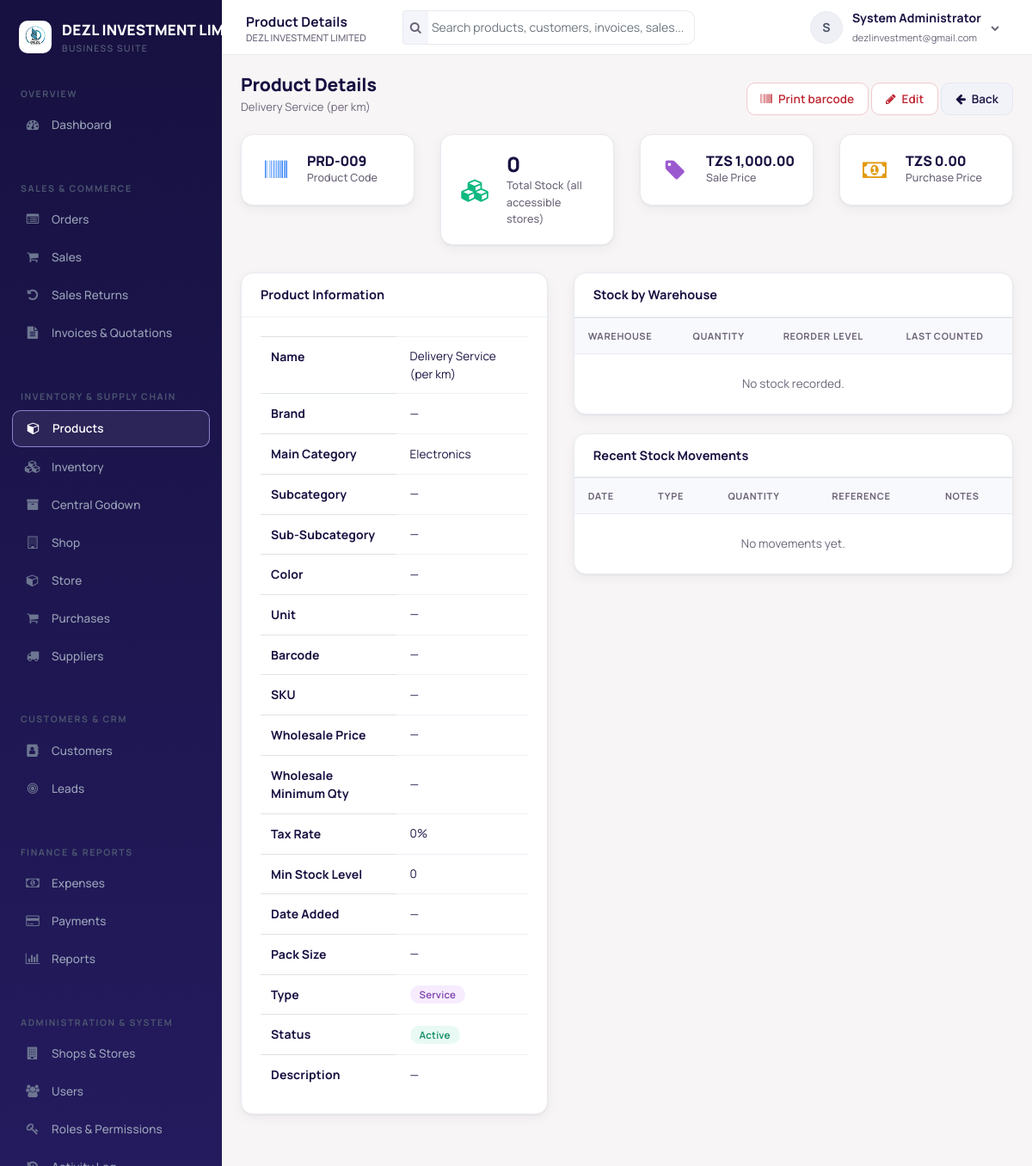
The page /product-view.php?id=9 (signed in) on the database as committed earlier.
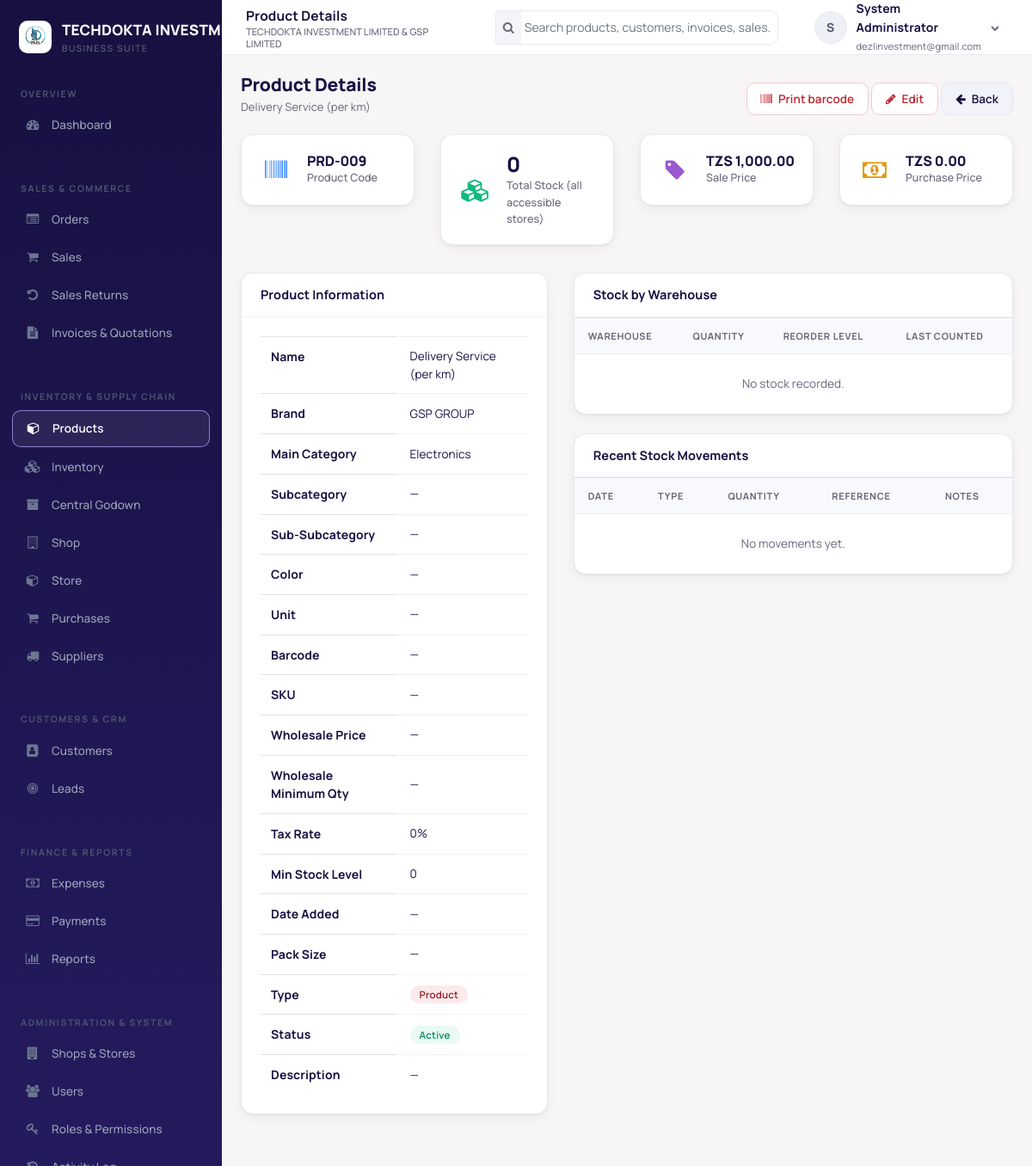
The same page on the database as committed later.
### tables this page shows
CREATE TABLE `users` (
  `user_id` int(10) UNSIGNED NOT NULL,
  `tenant_id` int(10) UNSIGNED NOT NULL,
  `username` varchar(100) NOT NULL,
  `email` varchar(191) NOT NULL,
  `password_hash` varchar(255) NOT NULL,
  `first_name` varchar(100) NOT NULL,
  `last_name` varchar(100) NOT NULL,
  `phone` varchar(50) DEFAULT NULL,
  `is_active` tinyint(1) NOT NULL DEFAULT 1,
  `last_login` datetime DEFAULT NULL,
  `created_at` timestamp NOT NULL DEFAULT current_timestamp()
);

CREATE TABLE `products` (
  `product_id` int(10) UNSIGNED NOT NULL,
  `tenant_id` int(10) UNSIGNED NOT NULL,
  `category_id` int(10) UNSIGNED DEFAULT NULL,
  `code` varchar(100) NOT NULL,
  `name` varchar(191) NOT NULL,
  `description` text DEFAULT NULL,
  `barcode` varchar(100) DEFAULT NULL,
  `sku` varchar(100) DEFAULT NULL,
  `brand` varchar(100) DEFAULT NULL,
  `unit_id` int(10) UNSIGNED DEFAULT NULL,
  `purchase_price` decimal(12,2) NOT NULL DEFAULT 0.00,
  `sale_price` decimal(12,2) NOT NULL DEFAULT 0.00,
  `tax_rate` decimal(5,2) NOT NULL DEFAULT 0.00,
  `min_stock_level` decimal(12,2) NOT NULL DEFAULT 0.00,
  `date_added` date DEFAULT NULL,
  `is_active` tinyint(1) NOT NULL DEFAULT 1,
  `is_service` tinyint(1) NOT NULL DEFAULT 0,
  `variant_size` varchar(50) DEFAULT NULL,
  `variant_color` varchar(50) DEFAULT NULL,
  `image` varchar(255) DEFAULT NULL,
  `created_by` int(10) UNSIGNED DEFAULT NULL,
  `created_at` timestamp NOT NULL DEFAULT current_timestamp()
);

CREATE TABLE `tenants` (
  `tenant_id` int(10) UNSIGNED NOT NULL,
  `name` varchar(191) NOT NULL,
  `email` varchar(191) DEFAULT NULL,
  `phone` varchar(50) DEFAULT NULL,
  `address` text DEFAULT NULL,
  `currency_code` varchar(10) NOT NULL DEFAULT 'TZS',
  `created_at` timestamp NOT NULL DEFAULT current_timestamp()
);

### helpers.php (called while the page is built, shortened)
<?php
function e($value) {
    return htmlspecialchars((string)$value, ENT_QUOTES, 'UTF-8');
}
function money($amount, $currency = 'TZS') {
    return $currency . ' ' . number_format((float)$amount, 2);
}
function tenant_currency() {
    global $conn, $current_user;
    $currency = 'TZS';
    if (isset($current_user->tenant_id)) {
        $stmt = $conn->prepare("SELECT currency_code FROM tenants WHERE tenant_id = ?");
        $stmt->bind_param('i', $current_user->tenant_id);
        $stmt->execute();
        $result = $stmt->get_result();
        $row = $result->fetch_assoc();
        if ($row) $currency = $row['currency_code'];
    }
    return $currency;
}
function system_title($tenant_id = null) {
    global $current_user;
    static $titles = [];
    if ($tenant_id === null) {
        if (isset($current_user->tenant_id)) {
            $tenant_id = (int)$current_user->tenant_id;
        } elseif (!empty($_SESSION['tenant_id'])) {
            $tenant_id = (int)$_SESSION['tenant_id'];
        }
    }
    $cache_key = $tenant_id !== null ? (int)$tenant_id : 0;
    if (array_key_exists($cache_key, $titles)) return $titles[$cache_key];
    if ($cache_key > 0) {
        $row = fetch_one("SELECT company_name FROM system_settings WHERE tenant_id = ? LIMIT 1", $cache_key);
    }
    $title = trim((string)($row['company_name'] ?? ''));
    $titles[$cache_key] = $title;
    return $title;
}
function system_logo_path($tenant_id = null) {
    global $current_user;
    if ($tenant_id === null) {
        if (isset($current_user->tenant_id)) {
            $tenant_id = (int)$current_user->tenant_id;
        } elseif (!empty($_SESSION['tenant_id'])) {
            $tenant_id = (int)$_SESSION['tenant_id'];
        }
    }
    $cache_key = $tenant_id !== null ? (int)$tenant_id : 0;
    $candidates = [];
    if ($cache_key > 0) {
        $row = fetch_one("SELECT logo_path FROM system_settings WHERE tenant_id = ? LIMIT 1", $cache_key);
        if ($row && !empty($row['logo_path'])) $candidates[] = (string)$row['logo_path'];
    }
    $candidates[] = 'assets/images/logo.png';
    $logo = '';
    foreach ($candidates as $candidate) {
        $candidate = str_replace('\\', '/', trim($candidate));
        if (file_exists(__DIR__ . '/' . ltrim($candidate, '/'))) {
            $logo = ltrim($candidate, '/');
            break;
        }
    }
    return $logo;
}
function fetch_one($sql, ...$params) {
    global $conn;
    $stmt = $conn->prepare($sql);
    if ($params) {
        $types = '';
        foreach ($params as $p) {
            $types .= is_int($p) ? 'i' : (is_float($p) ? 'd' : 's');
        }
        $stmt->bind_param($types, ...$params);
    }
    $stmt->execute();
    $row = $stmt->get_result()->fetch_assoc();
    return $row;
}

### User.php (called while the page is built, shortened)
<?php
class User
{
    public $user_id;
    public $tenant_id;
    public $first_name;
    public $last_name;
    public static function getUserById($userId)
    {
        global $conn;
        $stmt = $conn->prepare("SELECT * FROM users WHERE user_id = ? LIMIT 1");
        $stmt->bind_param('i', $userId);
        $stmt->execute();
        $row = $stmt->get_result()->fetch_assoc();
        $user = new self();
        foreach ($row as $key => $value) {
            if (property_exists($user, $key)) $user->$key = $value;
        }
        $user->loadRoles();
        return $user;
    }
    private function loadRoles()
    {
        global $conn;
        $stmt = $conn->prepare(
            "SELECT r.role_id, r.name FROM user_roles ur
             JOIN roles r ON r.role_id = ur.role_id
             WHERE ur.user_id = ? AND ur.tenant_id = ?"
        );
        $stmt->bind_param('ii', $this->user_id, $this->tenant_id);
        $stmt->execute();
        $result = $stmt->get_result();
        while ($row = $result->fetch_assoc()) {
            $this->roles[] = $row['name'];
        }
    }
    public function fullName()
    {
        return trim($this->first_name . ' ' . $this->last_name);
    }
}

### auth_check.php (called while the page is built, shortened)
<?php
$current_user = User::getUserById((int)$_SESSION['user_id']);

### product-view.php (the view, shortened to what the changed rows need)
<?php
require_once 'header.php';
require_once 'auth_check.php';
$page_title = 'Product Details';
$id = (int)($_GET['id'] ?? 0);
$product = fetch_one(
    "SELECT p.*, c.name category_name, u.name unit_name
     FROM products p
     LEFT JOIN product_categories c ON c.category_id = p.category_id
     LEFT JOIN units_of_measurement u ON u.unit_id = p.unit_id
     WHERE p.product_id = ? AND p.tenant_id = ?",
    $id, $current_user->tenant_id
);
require_once 'navbar.php';
require_once 'sidebar.php';
$cur = tenant_currency();
$chain = category_chain($product['category_id']);
?>
<div class="page-head">
    <div>
        <h1 class="page-title">Product Details</h1>
        <div class="page-sub"><?php echo e($product['name']); ?></div>
    </div>
</div>
<div class="row mb-3">
    <div class="col-md-6 col-xl-3 mb-3"><div class="widget"><div class="widget-icon wi-blue"><i class="fa fa-barcode"></i></div><div class="widget-info"><div class="widget-value" style="font-size:16px;"><?php echo e($product['code']); ?></div><div class="widget-label">Product Code</div></div></div></div>
    <div class="col-md-6 col-xl-3 mb-3"><div class="widget"><div class="widget-icon wi-purple"><i class="fa fa-tag"></i></div><div class="widget-info"><div class="widget-value" style="font-size:16px;"><?php echo e(money($product['sale_price'], $cur)); ?></div><div class="widget-label">Sale Price</div></div></div></div>
    <div class="col-md-6 col-xl-3 mb-3"><div class="widget"><div class="widget-icon wi-amber"><i class="fa fa-money"></i></div><div class="widget-info"><div class="widget-value" style="font-size:16px;"><?php echo e(money($product['purchase_price'], $cur)); ?></div><div class="widget-label">Purchase Price</div></div></div></div>
</div>
<div class="row">
    <div class="col-lg-5 mb-3">
        <div class="card">
            <div class="card-body">
                <table class="table">
                    <tbody>
                        <tr><th>Name</th><td><?php echo e($product['name']); ?></td></tr>
                        <tr><th>Brand</th><td><?php echo e($product['brand'] ?: '—'); ?></td></tr>
                        <tr><th>Main Category</th><td><?php echo e($chain[0] ?: '—'); ?></td></tr>
                        <tr><th>Subcategory</th><td><?php echo e($chain[1] ?: '—'); ?></td></tr>
                        <tr><th>Sub-Subcategory</th><td><?php echo e($chain[2] ?: '—'); ?></td></tr>
                        <tr><th>Color</th><td><?php echo e($product['variant_color'] ?: '—'); ?></td></tr>
                        <tr><th>Unit</th><td><?php echo e($product['unit_name'] ?: '—'); ?></td></tr>
                        <tr><th>Barcode</th><td><?php echo e($product['barcode'] ?: '—'); ?></td></tr>
                        <tr><th>SKU</th><td><?php echo e($product['sku'] ?: '—'); ?></td></tr>
                        <tr><th>Wholesale Price</th></tr>
                        <tr><th>Wholesale Minimum Qty</th><td><?php echo product_has_wholesale_price($product) ? e(format_quantity($product['wholesale_min_qty'])) : '—'; ?></td></tr>
                        <tr><th>Tax Rate</th><td><?php echo e((float)$product['tax_rate']); ?>%</td></tr>
                        <tr><th>Min Stock Level</th><td><?php echo e((float)$product['min_stock_level']); ?></td></tr>
                        <tr><th>Date Added</th><td><?php echo $product['date_added'] ? e(date('M d, Y', strtotime($product['date_added']))) : '—'; ?></td></tr>
                        <tr><th>Pack Size</th><td><?php echo e($product['variant_size'] ?: '—'); ?></td></tr>
                        <tr><th>Type</th><td><?php echo $product['is_service'] ? '<span class="badge badge-purple">Service</span>' : '<span class="badge badge-primary">Product</span>'; ?></td></tr>
                        <tr><th>Status</th><td><?php echo $product['is_active'] ? '<span class="badge badge-success">Active</span>' : '<span class="badge badge-secondary">Inactive</span>'; ?></td></tr>
                        <tr><th>Description</th><td><?php echo e($product['description'] ?: '—'); ?></td></tr>
                    </tbody>
                </table>
            </div>
        </div>
    </div>
    <div class="col-lg-7 mb-3">
        <div class="card">
            <div class="card-body p-0">
                <div class="table-responsive">
                    <table class="table mb-0">
                        <thead><tr><th>Warehouse</th><th>Quantity</th><th>Reorder Level</th><th>Last Counted</th></tr></thead>
                    </table>
                </div>
            </div>
        </div>
        <div class="card">
            <div class="card-body p-0">
                <div class="table-responsive">
                    <table class="table mb-0">
                        <thead><tr><th>Date</th><th>Type</th><th>Quantity</th><th>Reference</th><th>Notes</th></tr></thead>
                    </table>
                </div>
            </div>
        </div>
    </div>
</div>
<?php require_once 'footer.php'; ?>

### navbar.php (shortened to what the changed rows need)
<div class="app-main">
    <header class="topbar">
        <div class="topbar-title"><?php echo isset($page_title) ? e($page_title) : e(system_title()); ?><small><?php echo e(system_title()); ?></small></div>
        <div class="dropdown">
            <a href="#" class="user-menu" data-toggle="dropdown">
                <span class="avatar"><?php echo e(strtoupper(substr($current_user->first_name, 0, 1))); ?></span>
                <span class="hide-xs"><strong><?php echo e($current_user->fullName()); ?></strong><br><small class="text-muted"><?php echo e($current_user->email); ?></small></span>
                <i class="fa fa-chevron-down hide-xs" style="font-size:10px;color:var(--text-muted)"></i>
            </a>
        </div>
    </header>
    <main class="app-content">

### sidebar.php (shortened to what the changed rows need)
<aside class="sidebar" id="sidebar">
    <div class="sidebar-brand">
        <?php $sidebar_logo = system_logo_path(); ?>
        <?php if ($sidebar_logo !== ''): ?>
            <img src="<?php echo e($sidebar_logo); ?>" alt="" class="sidebar-logo">
        <?php endif; ?>
        <div class="brand-text"><?php echo e(system_title()); ?><small>Business Suite</small></div>
    </div>
</aside>

Rows that differ between the two databases and show on the page:
changed users "System Administrator": tenant "DEZL INVESTMENT LIMITED" → "TECHDOKTA INVESTMENT LIMITED & GSP LIMITED"; tenant "DEZL INVESTMENT…" → "TECHDOKTA…"
changed products "PRD-009": brand "—" → "GSP GROUP"; is_service 1 → 0 (drawn)
Other text that changed with them:
text no longer shown: "Service"
text now shown: "Product"
